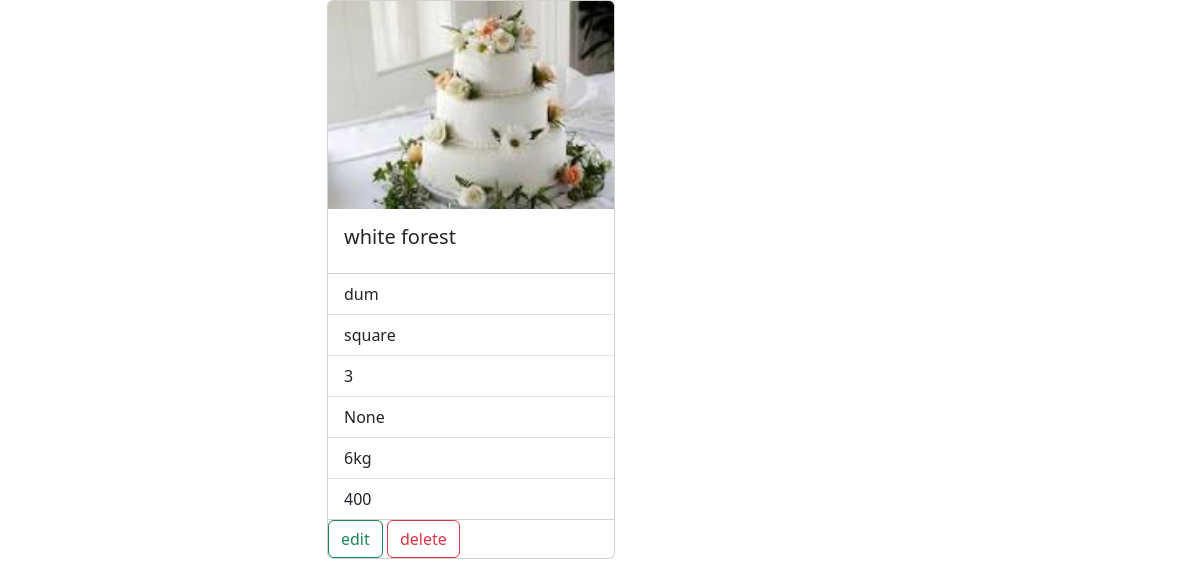
Screenshot of /detail/9/ with the database file from the repository.
### myapp/models.py (models this page shows, shortened)
class Cake(models.Model):
    name=models.CharField(max_length=200)
    flavour=models.CharField(max_length=200)
    options=(
        ("round","round"),
        ("square","square"),
        ("heart","heart"),
        ("other","other")
    )
    shape=models.CharField(max_length=200,choices=options,default="round",blank=True,null=True)
    layer=models.CharField(max_length=100)
    description=models.CharField(max_length=300,null=True,blank=True)
    weight=models.CharField(max_length=200)
    price=models.PositiveIntegerField()
    pic=models.ImageField(upload_to="pictures",null=True,blank=True)

### myapp/views.py (the view)
# urls.py: path("detail/<int:pk>/",views.CakeDetailView.as_view(),name="cakedetail"),
class CakeDetailView(View):
    def get(self,request,*args,**kwargs):
        id=kwargs.get("pk")
        qs=Cake.objects.get(id=id)
        return render(request,"cake-detail.html",{"cake":qs})

### myapp/templates/cake-detail.html (shortened to what this page needs)
<!DOCTYPE html>
<html lang="en">
<head>
    <link href="https://cdn.jsdelivr.net/npm/bootstrap@5.3.0-alpha1/dist/css/bootstrap.min.css" rel="stylesheet">
</head>
<body>
    <div class="container">
      <div class="row">
        <div class="col-3"></div>
        <div class="col-6">
          <div class="card" style="width: 18rem">
            {%if cake.pic%}
            <img src="{{cake.pic.url}}" class="card-img-top" alt="...">
            {%endif%}
            <div class="card-body">
              <h5 class="card-title">{{cake.name}}</h5>
            </div>
            <ul class="list-group list-group-flush">
              <li class="list-group-item">{{cake.flavour}}</li>
              <li class="list-group-item">{{cake.shape}}</li>
              <li class="list-group-item">{{cake.layer}}</li>
              <li class="list-group-item">{{cake.description}}</li>
              <li class="list-group-item">{{cake.weight}}</li>
              <li class="list-group-item">{{cake.price}}</li>
            </ul>
          <div>
            <a href="{%url 'cakeedit' cake.id%}" class="btn btn-outline-success">edit</a>
              <a href="{%url 'cakeremove' cake.id%}" class="btn btn-outline-danger">delete</a>
            </div>
          </div>
        </div>
        <div class="col-3"></div>
      </div>
    </div>
</body>
</html>

### rows the page displays
Cake: pic (picture), name "white forest", flavour "dum", shape "square", layer "3", description "None", weight "6kg", price "400"
